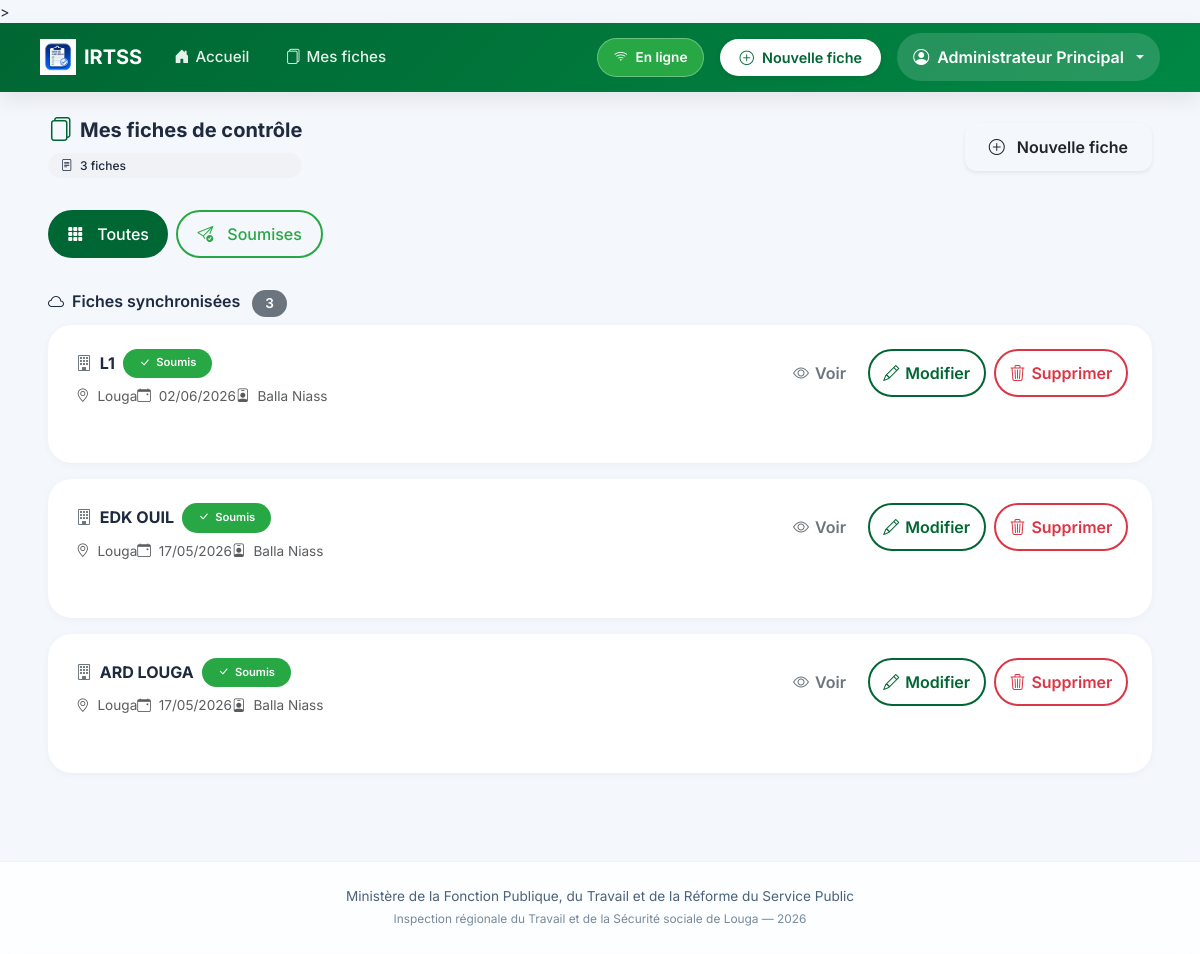
Page /fiches/ (signed in) on the committed database.
### inspection/models.py (models this page shows, shortened)
class FicheControle(models.Model):
    STATUT_CHOICES = [
        ('brouillon', 'Brouillon'),
        ('soumis', 'Soumis'),
    ]
    inspecteur = models.ForeignKey(User, on_delete=models.CASCADE, related_name='fiches')
    entreprise = models.CharField(max_length=255, verbose_name="Entreprise ou Établissement")
    date_controle = models.DateField(verbose_name="Date du contrôle")
    lieu = models.CharField(max_length=100, default="Louga", verbose_name="Lieu")
    statut = models.CharField(max_length=20, choices=STATUT_CHOICES, default='soumis')
    local_id = models.CharField(max_length=100, blank=True, null=True)
    adresse = models.TextField(blank=True)
    telephone = models.CharField(max_length=50, blank=True)
    email_entreprise = models.EmailField(blank=True)
    date_ouverture = models.DateField(null=True, blank=True)
    forme_juridique = models.CharField(max_length=100, blank=True)
    activite_principale = models.CharField(max_length=200, blank=True)
    chef_nom = models.CharField(max_length=200, blank=True, verbose_name="Chef d'établissement - Prénom et Nom")
    chef_cellulaire = models.CharField(max_length=50, blank=True)
    chef_email = models.EmailField(blank=True)
    representant_nom = models.CharField(max_length=200, blank=True, verbose_name="Représentant travailleurs - Prénom et Nom")
    representant_qualite = models.CharField(max_length=100, blank=True)
    representant_cellulaire = models.CharField(max_length=50, blank=True)
    representant_email = models.EmailField(blank=True)
    doe = models.CharField(max_length=3, blank=True, verbose_name="Déclaration d'Ouverture d'Établissement (DOE)")
    registre_paie = models.CharField(max_length=3, blank=True)
    cadres_hommes = models.PositiveIntegerField(null=True, blank=True, default=0)
    cadres_femmes = models.PositiveIntegerField(null=True, blank=True, default=0)
    ouvriers_hommes = models.PositiveIntegerField(null=True, blank=True, default=0)
    ouvriers_femmes = models.PositiveIntegerField(null=True, blank=True, default=0)
    cdi = models.PositiveIntegerField(null=True, blank=True, default=0, verbose_name="CDI")
    cdd = models.PositiveIntegerField(null=True, blank=True, default=0, verbose_name="CDD")
    cs = models.PositiveIntegerField(null=True, blank=True, default=0, verbose_name="CS")
    c_app = models.PositiveIntegerField(null=True, blank=True, default=0, verbose_name="C APP")
    autres_contrats = models.PositiveIntegerField(null=True, blank=True, default=0, verbose_name="Autres")
    remuneration_au_temps_1 = models.BooleanField(default=False)
    remuneration_au_temps_2 = models.BooleanField(default=False)
    remuneration_a_la_piece_1 = models.BooleanField(default=False)
    remuneration_a_la_piece_2 = models.BooleanField(default=False)
    remuneration_les_deux_1 = models.BooleanField(default=False)
    remuneration_les_deux_2 = models.BooleanField(default=False)
    salaires_conformes_1 = models.CharField(max_length=3, blank=True)
    salaires_conformes_2 = models.CharField(max_length=3, blank=True)
    bulletins_paie_1 = models.CharField(max_length=3, blank=True)
    bulletins_paie_2 = models.CharField(max_length=3, blank=True)
    heures_sup_1 = models.CharField(max_length=3, blank=True)
    heures_sup_2 = models.CharField(max_length=3, blank=True)
    prime_anciennete_1 = models.CharField(max_length=3, blank=True)
    prime_anciennete_2 = models.CharField(max_length=3, blank=True)
    jours_feries_1 = models.CharField(max_length=3, blank=True)
    jours_feries_2 = models.CharField(max_length=3, blank=True)
    indemnites_transport_1 = models.CharField(max_length=3, blank=True)
    indemnites_transport_2 = models.CharField(max_length=3, blank=True)
    horaires_affiches_1 = models.CharField(max_length=3, blank=True)
    horaires_affiches_2 = models.CharField(max_length=3, blank=True)
    amenagement_8h_5j_1 = models.CharField(max_length=3, blank=True)
    amenagement_8h_5j_2 = models.CharField(max_length=3, blank=True)
    amenagement_6h40_6j_1 = models.CharField(max_length=3, blank=True)
    amenagement_6h40_6j_2 = models.CharField(max_length=3, blank=True)
    pause_quotidienne_1 = models.CharField(max_length=3, blank=True)
    pause_quotidienne_2 = models.CharField(max_length=3, blank=True)
    repos_hebdomadaire_1 = models.CharField(max_length=3, blank=True)
    repos_hebdomadaire_2 = models.CharField(max_length=3, blank=True)
    declaration_css_1 = models.CharField(max_length=3, blank=True)
    declaration_css_2 = models.CharField(max_length=3, blank=True)
    adhesion_css_1 = models.CharField(max_length=3, blank=True)
    adhesion_css_2 = models.CharField(max_length=3, blank=True)
    adhesion_ipres_1 = models.CharField(max_length=3, blank=True)
    adhesion_ipres_2 = models.CharField(max_length=3, blank=True)
    adhesion_ipm_1 = models.CharField(max_length=3, blank=True)
    adhesion_ipm_2 = models.CharField(max_length=3, blank=True)
    cotisations_css_1 = models.CharField(max_length=3, blank=True)
    cotisations_css_2 = models.CharField(max_length=3, blank=True)
    cotisations_ipres_1 = models.CharField(max_length=3, blank=True)
    cotisations_ipres_2 = models.CharField(max_length=3, blank=True)
    cotisations_ipm_1 = models.CharField(max_length=3, blank=True)
    cotisations_ipm_2 = models.CharField(max_length=3, blank=True)
    delegues_personnel_1 = models.CharField(max_length=3, blank=True)
    delegues_personnel_2 = models.CharField(max_length=3, blank=True)
    reglement_interieur_1 = models.CharField(max_length=3, blank=True)
    reglement_interieur_2 = models.CharField(max_length=3, blank=True)
    comite_hst_1 = models.CharField(max_length=3, blank=True)
    comite_hst_2 = models.CharField(max_length=3, blank=True)
    visite_medicale_1 = models.CharField(max_length=3, blank=True)
    visite_medicale_2 = models.CharField(max_length=3, blank=True)
    extincteurs_1 = models.CharField(max_length=3, blank=True)
    extincteurs_2 = models.CharField(max_length=3, blank=True)
    epi_disponible_1 = models.CharField(max_length=3, blank=True)
    epi_disponible_2 = models.CharField(max_length=3, blank=True)
    epi_effectif_1 = models.CharField(max_length=3, blank=True)
    epi_effectif_2 = models.CharField(max_length=3, blank=True)
    toilettes_1 = models.CharField(max_length=3, blank=True)
    toilettes_2 = models.CharField(max_length=3, blank=True)
    conges_1 = models.CharField(max_length=3, blank=True)
    conges_2 = models.CharField(max_length=3, blank=True)
    dasmo_bs_1 = models.CharField(max_length=3, blank=True)
    dasmo_bs_2 = models.CharField(max_length=3, blank=True)
    observations_divers = models.TextField(blank=True)
    observations_generales = models.TextField(blank=True)
    suite_observations_orales = models.BooleanField(default=False)
    suite_observations_ecrites = models.BooleanField(default=False)
    suite_mise_en_demeure = models.BooleanField(default=False)
    suite_pv_infraction = models.BooleanField(default=False)
    suite_refere = models.BooleanField(default=False)
    delai_reception = models.BooleanField(default=False)
    delai_un_mois = models.BooleanField(default=False)
    delai_autres = models.BooleanField(default=False)
    delai_autres_precision = models.CharField(max_length=200, blank=True)
    signature_equipe = models.CharField(max_length=200, blank=True)
    signature_gerant = models.CharField(max_length=200, blank=True)
    created_at = models.DateTimeField(auto_now_add=True)
    updated_at = models.DateTimeField(auto_now=True)
    class Meta:
        ordering = ['-created_at']
        verbose_name = "Fiche de contrôle"
        verbose_name_plural = "Fiches de contrôle"

### inspection/views.py (the view)
# urls.py: path('fiches/', views.liste_fiches, name='liste_fiches'),
@login_required
def liste_fiches(request):
    user = request.user
    fiches = FicheControle.objects.all().select_related('inspecteur') if user.is_staff \
             else FicheControle.objects.filter(inspecteur=user)
    search = request.GET.get('search', '').strip()
    if search:
        fiches = fiches.filter(entreprise__icontains=search)
    statut = request.GET.get('statut', '')
    if statut:
        fiches = fiches.filter(statut=statut)
    return render(request, 'inspection/liste_fiches.html', {
        'fiches': fiches,
        'statut_filtre': statut,
        'search_query': search
    })

### templates/inspection/liste_fiches.html (shortened to what this page needs)
{% extends 'inspection/base.html' %}
{% load static %}
{% block content %}
<div class="container-fluid px-3 px-lg-4">
  <div class="d-flex flex-wrap align-items-center justify-content-between mb-4 gap-2">
    <div>
      <h5 class="fw-bold mb-0 d-flex align-items-center gap-2">
        <i class="bi bi-files text-senegal fs-4"></i>
        Mes fiches de contrôle
      </h5>
      <div class="compteur-filtre mt-2">
        <i class="bi bi-file-text me-1"></i>
        <span id="total-fiches-count">{{ fiches|length }}</span> fiche{{ fiches|length|pluralize }}
      </div>
    </div>
    <a href="{% url 'nouvelle_fiche' %}" class="btn btn-senegal-soft shadow-sm">
      <i class="bi bi-plus-circle me-1"></i> Nouvelle fiche
    </a>
  </div>
  <div class="mb-4 d-flex flex-wrap gap-2">
    <a href="{% url 'liste_fiches' %}"
       class="btn filter-btn {% if not statut_filtre %}btn-senegal text-white{% else %}btn-outline-secondary{% endif %}">
      <i class="bi bi-grid-3x3-gap-fill"></i> Toutes
    </a>
    <a href="?statut=soumis"
       class="btn filter-btn {% if statut_filtre == 'soumis' %}btn-success text-white{% else %}btn-outline-success{% endif %}">
      <i class="bi bi-send-check"></i> Soumises
    </a>
  </div>
  <div id="server-fiches-section">
    <h6 class="fw-semibold mb-2">
      <i class="bi bi-cloud me-1"></i>
      Fiches synchronisées
      <span class="badge bg-secondary ms-2" id="server-count">{{ fiches|length }}</span>
    </h6>
    <div id="server-fiches-list">
      {% if fiches %}
        {% for fiche in fiches %}
        <div class="fiche-card p-3" data-fiche-id="{{ fiche.pk }}" data-statut="{{ fiche.statut }}">
          <div class="d-flex flex-wrap justify-content-between align-items-start gap-3">
            <div class="flex-grow-1">
              <div class="d-flex flex-wrap align-items-center gap-2 mb-2">
                <h6 class="fw-bold mb-0">
                  <i class="bi bi-building me-1 text-secondary"></i>
                  {{ fiche.entreprise }}
                </h6>
                <span class="fiche-badge {% if fiche.statut == 'soumis' %}bg-success text-white{% else %}bg-success text-white{% endif %}">
                  <i class="bi bi-check-lg"></i> Soumis
                </span>
              </div>
              <div class="small text-muted d-flex flex-wrap gap-x-3 gap-y-1">
                <span><i class="bi bi-geo-alt me-1"></i> {{ fiche.lieu|default:"Lieu non renseigné" }}</span>
                <span><i class="bi bi-calendar-event me-1"></i> {{ fiche.date_controle|date:"d/m/Y" }}</span>
                {% if user.is_staff %}
                <span><i class="bi bi-person-badge me-1"></i> {{ fiche.inspecteur.first_name }} {{ fiche.inspecteur.last_name }}</span>
                {% endif %}
              </div>
            </div>
            <div class="d-flex gap-2">
              <a href="{% url 'detail_fiche' fiche.pk %}" class="btn btn-outline-secondary btn-icon" title="Voir">
                <i class="bi bi-eye"></i> <span class="d-none d-sm-inline">Voir</span>
              </a>
              <a href="{% url 'modifier_fiche' fiche.pk %}" class="btn btn-outline-primary btn-icon" title="Modifier">
                <i class="bi bi-pencil"></i> <span class="d-none d-sm-inline">Modifier</span>
              </a>
              <button class="btn btn-outline-danger btn-icon btn-delete-server" data-fiche-pk="{{ fiche.pk }}" onclick="window.deleteServerFiche({{ fiche.pk }}); return false;" title="Supprimer">
                <i class="bi bi-trash3"></i> <span class="d-none d-sm-inline">Supprimer</span>
              </button>
            </div>
          </div>
        </div>
        {% endfor %}
      {% else %}
        <div class="text-center py-4 text-muted bg-white rounded-4 p-4">
          <i class="bi bi-inbox display-1 opacity-25 d-block mb-3"></i>
          <p class="mb-0">Aucune fiche synchronisée</p>
        </div>
      {% endif %}
    </div>
  </div>
</div>
{% endblock %}

### templates/inspection/base.html (shortened to what this page needs)
{% load static %}
<!DOCTYPE html>
<html lang="fr">
<head>
  <link rel="stylesheet" href="{% static 'css/bootstrap.min.css' %}">
  <link rel="stylesheet" href="{% static 'icons/bootstrap-icons.css' %}">
  <link rel="stylesheet" href="{% static 'css/style.css' %}">
  <link rel="stylesheet" href="{% static 'css/fiche-mobile.css' %}">>
</head>
<body>
{% if user.is_authenticated %}
<nav class="navbar navbar-expand-lg navbar-modern sticky-top">
  <div class="container-fluid px-3 px-lg-4">
    <a
      class="navbar-brand d-flex align-items-center gap-2"
      href="{% url 'tableau_de_bord' %}"
    >
      <img
        src="{% static 'icons/logo.png' %}"
        alt="IRTSS"
        height="36"
      >
      <span class="fw-bold text-white">
        IRTSS
      </span>
    </a>
    <div class="collapse navbar-collapse" id="mainNavbar">
      <ul class="navbar-nav me-auto mb-2 mb-lg-0 align-items-center gap-1">
        <li class="nav-item">
          <a
            class="nav-link-custom {% if request.resolver_match.url_name == 'tableau_de_bord' %}active{% endif %}"
            href="{% url 'tableau_de_bord' %}"
          >
            <i class="bi bi-house-door-fill"></i>
            <span>Accueil</span>
          </a>
        </li>
        <li class="nav-item">
          <a
            class="nav-link-custom"
            href="{% url 'liste_fiches' %}"
          >
            <i class="bi bi-files"></i>
            <span>Mes fiches</span>
          </a>
        </li>
      </ul>
      <div class="d-flex align-items-center gap-3 ms-auto">
        <div id="statut-connexion" class="badge-statut">
        </div>
        <a
          href="{% url 'nouvelle_fiche' %}"
          class="btn-nouvelle-fiche"
        >
          <i class="bi bi-plus-circle"></i>
          <span>Nouvelle fiche</span>
        </a>
        <div class="dropdown dropdown-user">
          <button
            class="btn dropdown-toggle d-flex align-items-center gap-2"
            data-bs-toggle="dropdown"
          >
            <i class="bi bi-person-circle"></i>
            <span class="d-none d-md-inline">
              {% if user.first_name %}
                {{ user.first_name }} {{ user.last_name }}
              {% else %}
                {{ user.username }}
              {% endif %}
            </span>
          </button>
        </div>
      </div>
    </div>
  </div>
</nav>
{% endif %}
<main class="py-4">
  <div class="container-fluid px-3 px-lg-4">
    {% block content %}{% endblock %}
  </div>
</main>
<footer class="footer text-center py-4 mt-5">
  <div class="container">
    Ministère de la Fonction Publique, du Travail et de la Réforme du Service Public
    <br>
    <span class="small opacity-75">
      Inspection régionale du Travail et de la Sécurité sociale de Louga —
      <span id="current-year"></span>
    </span>
  </div>
</footer>
<div
  id="toast-container"
  class="toast-container position-fixed bottom-0 end-0 p-3"
></div>
</body>
</html>

### rows in the picture
FicheControle: entreprise "L1", lieu "Louga", date_controle "02/06/2026", inspecteur.first_name "Balla", inspecteur.last_name "Niass"
FicheControle: entreprise "EDK OUIL", lieu "Louga", date_controle "17/05/2026", inspecteur.first_name "Balla", inspecteur.last_name "Niass"
FicheControle: entreprise "ARD LOUGA", lieu "Louga", date_controle "17/05/2026", inspecteur.first_name "Balla", inspecteur.last_name "Niass"

### other values in the picture
{{ user.first_name }} "Administrateur"
{{ user.last_name }} "Principal"
{{ fiches|length }} "3"
